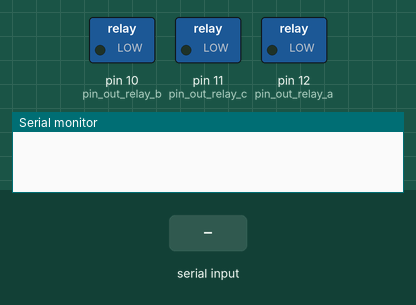
Simulated run of this sketch. Board: Arduino Uno, built with avr-gcc and run on an emulated ATmega328P. On the bench: switched loads named in the sketch (green lamp = pin HIGH), the last lines printed to the serial monitor. Inputs (shaded band) come from the test bench.

Above: at 2.2 s.
2.3 s: "A\n" received over Serial
At 3.7 s:
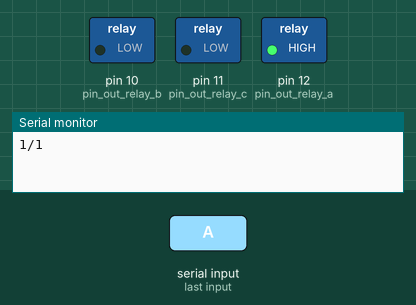
4.0 s: byte 66 ('B') received over Serial
At 5.2 s:
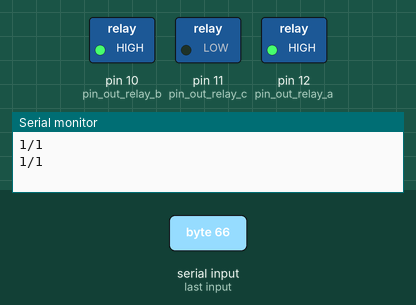
6.0 s: byte 97 ('a') received over Serial
At 6.4 s:
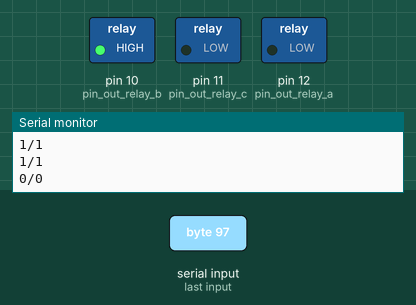
7.5 s: byte 67 ('C') received over Serial
At 8.7 s:
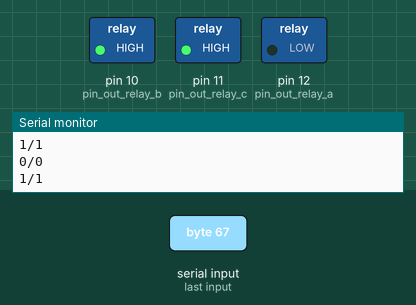
9.0 s: byte 98 ('b') received over Serial
At 9.9 s:
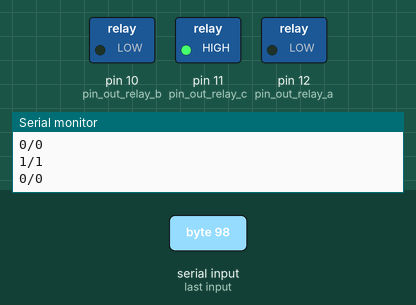
10.5 s: byte 65 ('A') received over Serial
At 11.0 s:
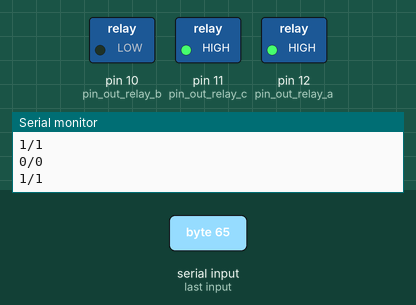
Timing chart, 0 to 13.0 s (numbered marks = the images above; inputs shaded):
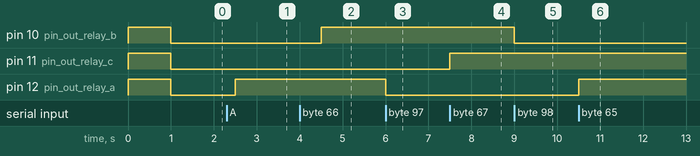

The sketch:

apothecary_microlab.ino
```cpp
#include <DHT.h>
#include <ctype.h>

// Serial command character
char cmd;
String serial_out = "";
char str_buffer_float[5];

int pin_out_relay_a = 12; // digital toggle for enabling/disabling charging of the cell phone
int pin_state_relay_a = 0; // saves last known state of phone charge pin

int pin_out_relay_b = 10; // digital toggle for enabling/disabling charging of the cell phone
int pin_state_relay_b = 0; // saves last known state of phone charge pin

int pin_out_relay_c = 11; // digital toggle for enabling/disabling charging of the cell phone
int pin_state_relay_c = 0; // saves last known state of phone charge pin

// initialize temp/humidity (environment) sensor
#define DHTPIN 2
#define DHTTYPE DHT22
DHT dht(DHTPIN, DHTTYPE);

void setup () {
  Serial.begin(9600);
  dht.begin();

  // initialize output pins
  pinMode(pin_out_relay_a, OUTPUT);
  digitalWrite(pin_out_relay_a, LOW);
  pinMode(pin_out_relay_b, OUTPUT);
  digitalWrite(pin_out_relay_b, LOW);
  pinMode(pin_out_relay_c, OUTPUT);
  digitalWrite(pin_out_relay_c, LOW);

  test_relays();
}

void loop () {

  // wait 500 ms between checks for serial data.
  delay(500);

  // only execute when serial data is received
  while (Serial.available()) {
    cmd = Serial.read();

    if (cmd == 't') {
      String value_humidity = (String) dtostrf(dht.readHumidity(), 0, 2, str_buffer_float);
      String value_temperature = (String) dtostrf(dht.readTemperature(), 0, 2, str_buffer_float);
      serial_out += value_humidity + "/" + value_temperature;

    } else if (cmd == 'A') {
      serial_out += (String) pin_state_relay_a + "/" + (String) set_relay_a(true);

    } else if (cmd == 'a') {
      serial_out += (String) pin_state_relay_a + "/" + (String) set_relay_a(false);

    } else if (cmd == 'B') {
      serial_out += (String) pin_state_relay_b + "/" + (String) set_relay_b(true);

    } else if (cmd == 'b') {
      serial_out += (String) pin_state_relay_b + "/" + (String) set_relay_b(false);

    } else if (cmd == 'C') {
      serial_out += (String) pin_state_relay_c + "/" + (String) set_relay_c(true);

    } else if (cmd == 'c') {
      serial_out += (String) pin_state_relay_c + "/" + (String) set_relay_c(false);

    }


    if (serial_out != "") {
      Serial.print("\n");
      Serial.print(serial_out);
      serial_out = "";
    }

  }

}

void test_relays() {
  set_relay_a(true);
  set_relay_b(true);
  set_relay_c(true);
  delay(1000);
  set_relay_a(false);
  set_relay_b(false);
  set_relay_c(false);
}


int set_relay_a(boolean on_off) {
  if (on_off) {
    digitalWrite(pin_out_relay_a, HIGH);
    pin_state_relay_a = 1;
  } else {
    digitalWrite(pin_out_relay_a, LOW);
    pin_state_relay_a = 0;
  }
  return pin_state_relay_a;
}

int set_relay_b(boolean on_off) {
  if (on_off) {
    digitalWrite(pin_out_relay_b, HIGH);
    pin_state_relay_b = 1;
  } else {
    digitalWrite(pin_out_relay_b, LOW);
    pin_state_relay_b = 0;
  }
  return pin_state_relay_b;
}

int set_relay_c(boolean on_off) {
  if (on_off) {
    digitalWrite(pin_out_relay_c, HIGH);
    pin_state_relay_c = 1;
  } else {
    digitalWrite(pin_out_relay_c, LOW);
    pin_state_relay_c = 0;
  }
  return pin_state_relay_c;
}
```

Measured:
- after the input at 2.3 s, pin 12 (pin_out_relay_a): LOW → HIGH after 0.20 s
- after the input at 4.0 s, pin 10 (pin_out_relay_b): LOW → HIGH after 0.50 s
- after the input at 6.0 s, pin 12 (pin_out_relay_a): HIGH → LOW at once
- after the input at 7.5 s, pin 11 (pin_out_relay_c): LOW → HIGH at once
- after the input at 9.0 s, pin 10 (pin_out_relay_b): HIGH → LOW at once
- after the input at 10.5 s, pin 12 (pin_out_relay_a): LOW → HIGH at once
